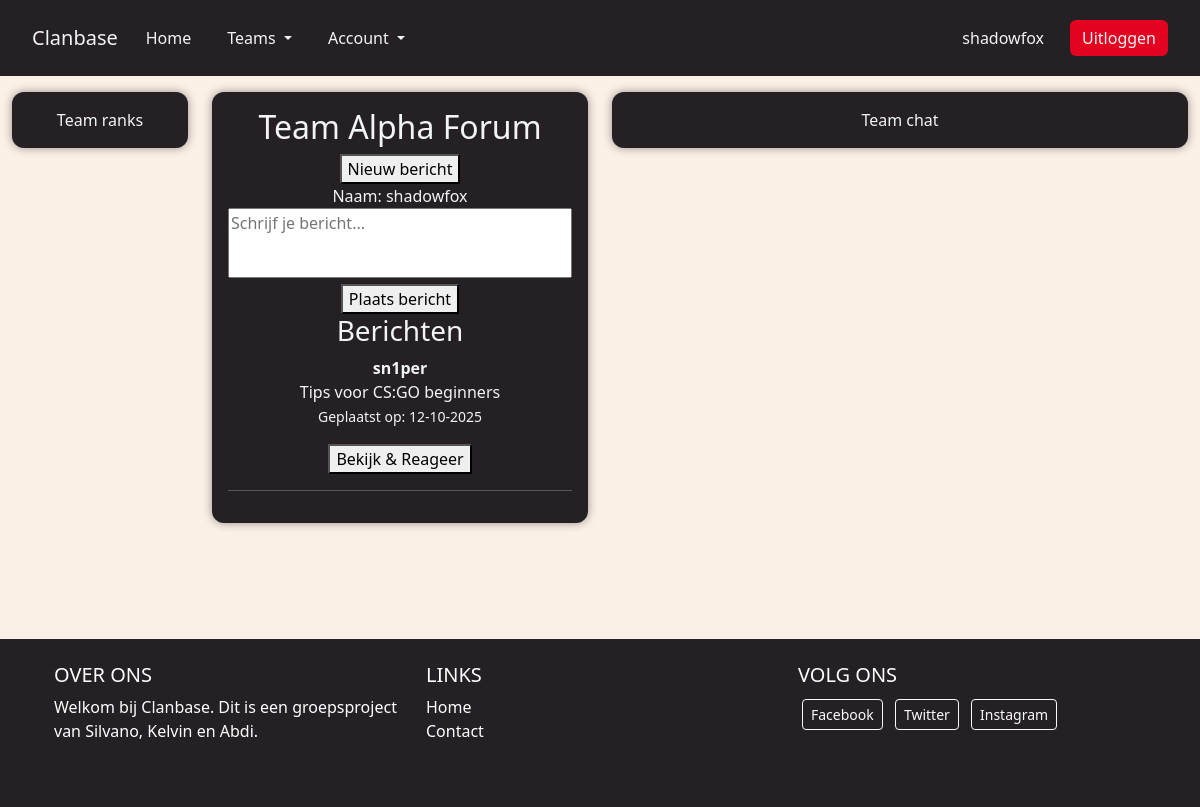
Page /pages/forum.php (signed in) on the committed database.
### tables this page shows
CREATE TABLE `teams` (
  `team_id` int(11) NOT NULL,
  `name` varchar(100) NOT NULL,
  `description` text DEFAULT NULL,
  `created_by` int(11) DEFAULT NULL
);

CREATE TABLE `users` (
  `user_id` int(11) NOT NULL,
  `username` varchar(50) NOT NULL,
  `email` varchar(100) NOT NULL,
  `password` varchar(255) NOT NULL,
  `name` varchar(100) DEFAULT NULL,
  `birth_date` date DEFAULT NULL,
  `game_preferences` text DEFAULT NULL,
  `role` enum('player','admin') DEFAULT 'player'
);

CREATE TABLE `forum_threads` (
  `thread_id` int(11) NOT NULL,
  `title` varchar(255) NOT NULL,
  `created_by` int(11) DEFAULT NULL,
  `created_at` datetime DEFAULT current_timestamp()
);

### php/name_display.php (called while the page is built, shortened)
<?php
function display_name($conn)
{
    $id = $_SESSION['user_id'];
    $stmt = $conn->prepare("SELECT username FROM users WHERE user_id = :id");
    $stmt->execute(['id' => $id]);
    $user = $stmt->fetch(PDO::FETCH_ASSOC);
    if ($user) {
        return $user['username'];
    } else {
        return "Onbekende gebruiker";
    }
}
function display_teamname($conn)
{
    $id = $_SESSION['user_id'];
    $stmt = $conn->prepare("SELECT name FROM teams WHERE created_by = (SELECT user_id FROM users WHERE user_id = :id)");
    $stmt->execute(['id' => $id]);
    $team = $stmt->fetch(PDO::FETCH_ASSOC);
    if ($team) {
        return $team['name'];
    } else {
        return "Geen team";
    }
}

### php/forum_functions.php (called while the page is built, shortened)
<?php
$user_id = $_SESSION['user_id'];
$stmt = $conn->prepare("SELECT DISTINCT forum_threads.*, users.username, teams.name AS team_name
    FROM forum_threads
    JOIN users ON forum_threads.created_by = users.user_id
    JOIN team_members AS tm_creator ON tm_creator.user_id = users.user_id
    JOIN team_members AS tm_viewer ON tm_viewer.team_id = tm_creator.team_id
    JOIN teams ON teams.team_id = tm_creator.team_id
    WHERE tm_viewer.user_id = :user_id
    ORDER BY forum_threads.created_at DESC
");
$stmt->execute(['user_id' => $user_id]);
$threads = $stmt->fetchAll(PDO::FETCH_ASSOC);
?>

### pages/forum.php (the view, shortened to what this page needs)
<?php
require '../php/name_display.php';
require_once '../php/config.php';
require_once '../php/forum_functions.php';
$conn = dbConnect();
$name = display_name($conn);
$teamname = display_teamname($conn);
?>
<!DOCTYPE html>
<html lang="nl">
<link href="https://cdn.jsdelivr.net/npm/bootstrap@5.3.8/dist/css/bootstrap.min.css" rel="stylesheet">
<link rel="stylesheet" href="../css/style.css">
<link rel="stylesheet" href="https://cdn.jsdelivr.net/npm/bootstrap-icons@1.13.1/font/bootstrap-icons.min.css">
<head>
    <link rel="stylesheet" href="../css/style.css">
</head>
<body>
    <?php include '../php/navbar.php'; ?>
    <div class="container-fluid py-3">
        <div class="row">
            <div class="col-md-2 col-sm-6">
                <div class="box">Team ranks</div>
            </div>
            <div class="col-md-4 col-sm-6">
                <div class="box extra-info">
                    <h2><?php echo $teamname; ?> Forum</h2>
                    <?php
                    $user_id = $_SESSION['user_id'];
                    $stmt = $conn->prepare("SELECT role FROM team_members WHERE user_id = :user_id");
                    $stmt->execute(['user_id' => $user_id]);
                    $user_roles = $stmt->fetchAll(PDO::FETCH_COLUMN);
                    $is_leader = in_array('leader', $user_roles);
                    ?>
                    <?php if ($is_leader): ?>
                    <button onclick="toggleForm()">Nieuw bericht</button>
                    <form id="postForm" method="POST" action="forum.php">
                        <label for="username"> Naam: <?php echo $name ?> </label>
                        <br>
                        <textarea name="title" required placeholder="Schrijf je bericht..."></textarea><br>
                        <button type="submit">Plaats bericht</button>
                    </form>
                    <?php endif; ?>
                    <h3>Berichten</h3>
                    <?php foreach ($threads as $thread): ?>
                        <div class="post">
                            <?php $datum = new DateTime($thread['created_at']); ?>
                            <p>
                                <strong><?= htmlspecialchars($thread['username']); ?></strong> <br>
                                <?= htmlspecialchars($thread['title']); ?><br>
                                <small>Geplaatst op: <?= $datum->format('d-m-Y'); ?></small>
                            </p>
                            <button onclick="openModal('modal-<?= $thread['thread_id']; ?>')">Bekijk & Reageer</button>
                            <hr>
                        </div>
                    <?php endforeach; ?>
                </div>
            </div>
            <div class="col-md-6 col-sm-12">
                <div class="box chat-box">Team chat
                </div>
            </div>
        </div>
    </div>
    <?php include '../php/footer.php'; ?>
</body>
</html>

### css/style.css (style rules this page uses)
html, body { background-color: #faf0e6; color: #242024; font-family: 'Segoe UI', sans-serif; }
.box { background-color: #242024; color: #F3F4F5; border-radius: 12px; padding: 1rem; margin-bottom: 1rem; text-align: center; box-shadow: 0 0 10px rgba(0, 0, 0, 0.4); }
.extra-info { margin-bottom: 100px; }
textarea { width: 100%; height: 70px; resize: none; }

### rows in the picture
teams: name "Team Alpha"
users: username "shadowfox"
forum_threads: users.username "sn1per", title "Tips voor CS:GO beginners", created_at "12-10-2025"

### other values in the picture
$_SESSION['username'] "shadowfox"
